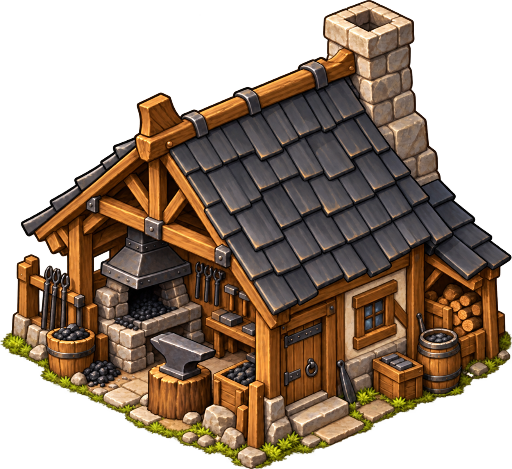
#> input picture assets/a-style/blacksmith-a-idle.png, 512 x 469 px, given in place of blacksmith.png, which was not available
$ python art_assets.py
#> lines starting #> are read from the running program, lines starting #| are printed output that depends on the picture
"""python3 tests/art_assets.py (Pillow): new sprite alpha and sizing checks."""
from pathlib import Path
from PIL import Image
ROOT = Path(__file__).resolve().parents[1]
files = ['buildings/blacksmith', 'buildings/hunting', 'icons/res_iron', 'icons/res_tools',
         'citizens/carry_iron', 'citizens/carry_tools']
files += ['icons/tool_' + x for x in ['blacksmith', 'hunting', 'stonehouse', 'boarding', 'mine']]
for file in files:
    im = Image.open(ROOT / 'assets' / (file + '.png'))
#> im is the input picture: PIL image 512x469 RGBA; mean R, G, B, A 65.9, 48.9, 33.7, 154.9
    assert im.mode == 'RGBA', file
    a = im.getchannel('A')
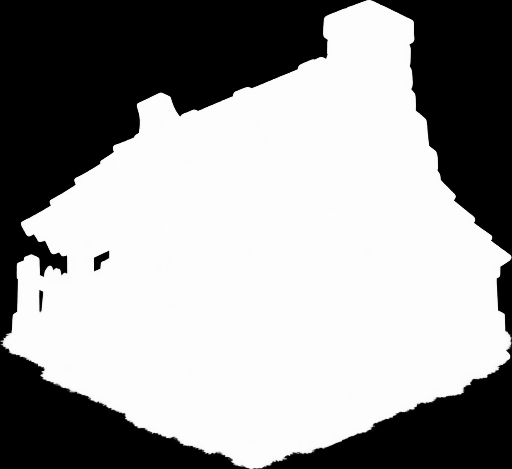
#> a: PIL image 512x469 L; min 0, max 255, mean 154.9
    assert a.getextrema()[0] == 0 and a.getextrema()[1] >= 240, file
    assert a.getbbox(), file
    # Bounding-box crop can touch edges, but must not have an opaque rectangular backdrop.
    corners = [(0, 0), (im.width - 1, 0), (0, im.height - 1), (im.width - 1, im.height - 1)]
#> corners = [(0, 0), (511, 0), (0, 468), (511, 468)]
    assert all(a.getpixel(p) <= 12 for p in corners), file
    assert max(im.size) <= (512 if file.startswith('buildings/') else 96), file
    print(file, im.size, 'RGBA, transparent corners: OK')
#| buildings/blacksmith (512, 469) RGBA, transparent corners: OK
#> pass 2 of the loop `for file in files:`:
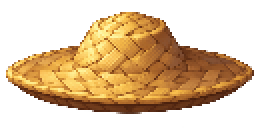
#> input picture assets/a-style/farmer-hat-a.png, 128 x 65 px, given in place of hunting.png, which was not available (shown 2 times larger)
#> im is the input picture: PIL image 128x65 RGBA; mean R, G, B, A 87.8, 60.8, 27.5, 118.4
#> `a = im.getchannel('A')`:
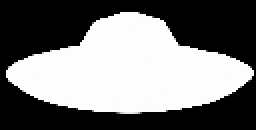
#> a: PIL image 128x65 L (shown 2 times larger); min 0, max 254, mean 118.4
#| buildings/hunting (128, 65) RGBA, transparent corners: OK
#> (the run stopped early here; a loop or call above may not have finished)
